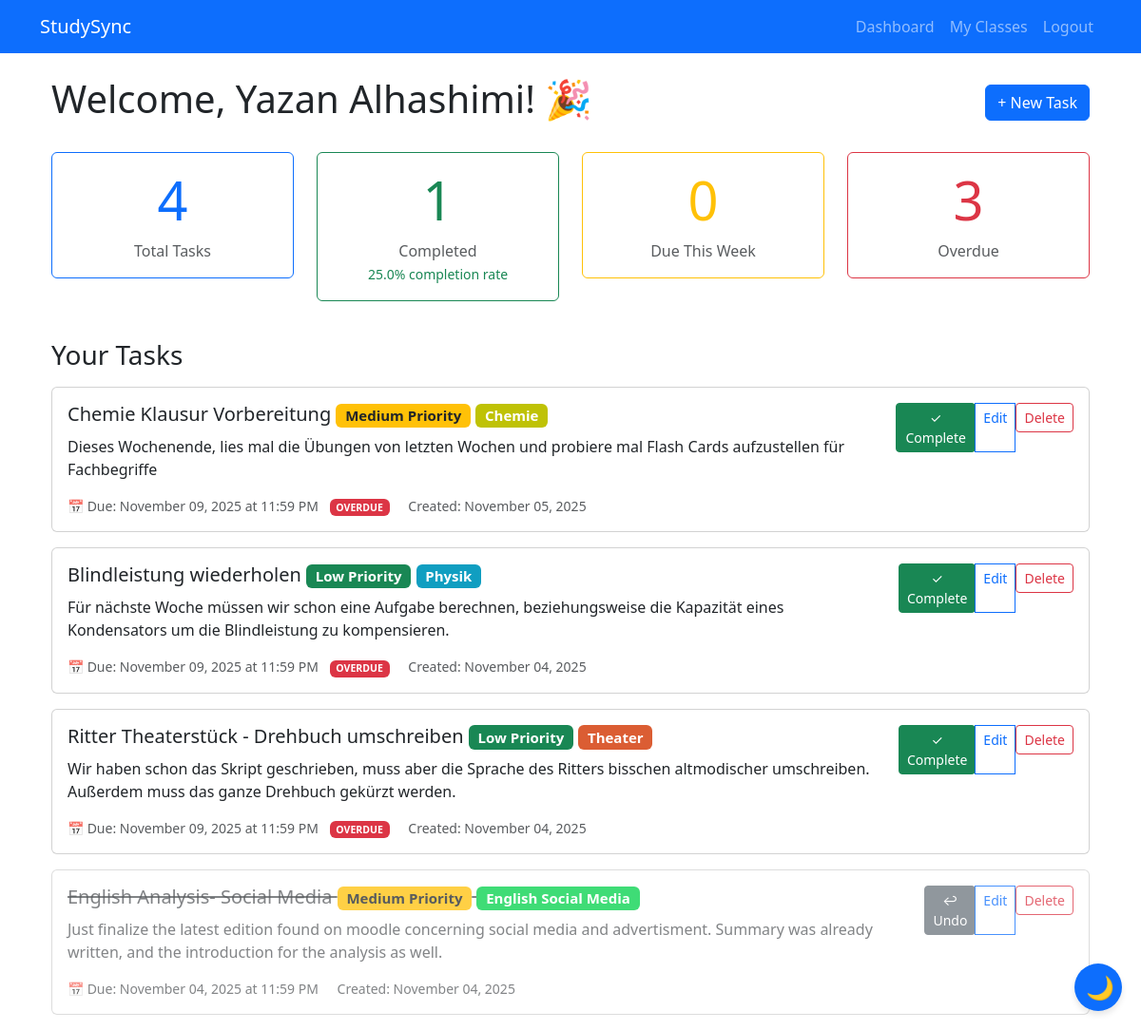
The page /dashboard (signed in) on the database its author committed.
### models.py (models this page shows, shortened)
class User(UserMixin, db.Model):
    id = db.Column(db.Integer, primary_key=True)
    username = db.Column(db.String(80), unique=True, nullable=False)
    email = db.Column(db.String(120), unique=True, nullable=False)
    password_hash = db.Column(db.String(200), nullable=False)
    created_at = db.Column(db.DateTime, default=datetime.utcnow)
    tasks = db.relationship('Task', backref='owner', lazy=True, cascade='all, delete-orphan')

class Task(db.Model):
    id = db.Column(db.Integer, primary_key=True)
    title = db.Column(db.String(200), nullable=False)
    description = db.Column(db.Text, nullable=True)
    due_date = db.Column(db.DateTime, nullable=True)
    priority = db.Column(db.String(20), default='medium')  # low, medium, high
    completed = db.Column(db.Boolean, default=False)
    created_at = db.Column(db.DateTime, default=datetime.utcnow)
    user_id = db.Column(db.Integer, db.ForeignKey('user.id'), nullable=False)
    class_id = db.Column(db.Integer, db.ForeignKey('class.id'), nullable=True)

class Class(db.Model):
    id = db.Column(db.Integer, primary_key=True)
    name = db.Column(db.String(100), nullable=False)
    code = db.Column(db.String(50))  # e.g., "PHYS 203"
    professor = db.Column(db.String(100))
    room = db.Column(db.String(50))
    color = db.Column(db.String(7), default='#3498db')  # Hex color for UI
    notes = db.Column(db.Text)
    created_at = db.Column(db.DateTime, default=datetime.utcnow)
    user_id = db.Column(db.Integer, db.ForeignKey('user.id'), nullable=False)
    links = db.relationship('ClassLink', backref='parent_class', lazy=True, cascade='all, delete-orphan')
    tasks = db.relationship('Task', backref='class', lazy=True)

### app.py (the view)
@app.route('/dashboard')
@login_required
def dashboard():
    tasks = Task.query.filter_by(user_id=current_user.id).order_by(Task.created_at.desc()).all()
    total_tasks = len(tasks)
    completed_tasks = len([t for t in tasks if t.completed])
    week_ago = datetime.utcnow() - timedelta(days=7)
    completed_this_week = len([t for t in tasks if t.completed and t.created_at >= week_ago])
    upcoming_deadline = datetime.utcnow() + timedelta(days=7)
    upcoming_tasks = [
        t for t in tasks
        if t.due_date and not t.completed
        and t.due_date <= upcoming_deadline
        and t.due_date >= datetime.utcnow()
    ]
    overdue_tasks = [
        t for t in tasks
        if t.due_date and not t.completed and t.due_date < datetime.utcnow()
    ]
    stats = {
        'total_tasks': total_tasks,
        'completed_tasks': completed_tasks,
        'completion_rate': round((completed_tasks / total_tasks * 100) if total_tasks > 0 else 0, 1),
        'completed_this_week': completed_this_week,
        'upcoming_count': len(upcoming_tasks),
        'overdue_count': len(overdue_tasks),
    }
    return render_template('dashboard.html', tasks=tasks, stats=stats, now=datetime.utcnow())

### app.py (called while the page is built)
@login_manager.user_loader
def load_user(user_id):
    return User.query.get(int(user_id))

### templates/dashboard.html (shortened to what this page needs)
{% extends "layout.html" %}
{% block content %}
    <div class="container mt-4">
        <div class="d-flex justify-content-between align-items-center mb-4">
            <h1>Welcome, {{ current_user.username }}! 🎉</h1>
            <a href="{{ url_for('new_task') }}" class="btn btn-primary">+ New Task</a>
        </div>
        <div class="row mb-4">
            <div class="col-md-3 mb-3">
                <div class="card text-center border-primary">
                    <div class="card-body">
                        <h2 class="display-4 text-primary">{{ stats.total_tasks }}</h2>
                        <p class="text-muted mb-0">Total Tasks</p>
                    </div>
                </div>
            </div>
            <div class="col-md-3 mb-3">
                <div class="card text-center border-success">
                    <div class="card-body">
                        <h2 class="display-4 text-success">{{ stats.completed_tasks }}</h2>
                        <p class="text-muted mb-0">Completed</p>
                        <small class="text-success">{{ stats.completion_rate }}% completion rate</small>
                    </div>
                </div>
            </div>
            <div class="col-md-3 mb-3">
                <div class="card text-center border-warning">
                    <div class="card-body">
                        <h2 class="display-4 text-warning">{{ stats.upcoming_count }}</h2>
                        <p class="text-muted mb-0">Due This Week</p>
                    </div>
                </div>
            </div>
            <div class="col-md-3 mb-3">
                <div class="card text-center {% if stats.overdue_count > 0 %}border-danger{% else %}border-secondary{% endif %}">
                    <div class="card-body">
                        <h2 class="display-4 {% if stats.overdue_count > 0 %}text-danger{% else %}text-secondary{% endif %}">{{ stats.overdue_count }}</h2>
                        <p class="text-muted mb-0">Overdue</p>
                    </div>
                </div>
            </div>
        </div>
        {% if tasks %}
            <div class="row">
                <div class="col-md-12">
                    <h3 class="mb-3">Your Tasks</h3>
                    {% for task in tasks %}
                        <div class="card mb-3 {% if task.completed %}opacity-75{% endif %}">
                            <div class="card-body">
                                <div class="d-flex justify-content-between align-items-start">
                                    <div class="flex-grow-1">
                                        <h5 class="card-title {% if task.completed %}text-decoration-line-through text-muted{% endif %}">
                                            {{ task.title }}
                                            {% if task.priority == 'high' %}
                                                <span class="badge bg-danger">High Priority</span>
                                            {% elif task.priority == 'medium' %}
                                                <span class="badge bg-warning text-dark">Medium Priority</span>
                                            {% else %}
                                                <span class="badge bg-success">Low Priority</span>
                                            {% endif %}
                                            {% if task.class %}
                                                <span class="badge" style="background-color: {{ task.class.color }};" >{{ task.class.name }}</span>
                                            {% endif %}
                                        </h5>
                                        {% if task.description %}
                                            <p class="card-text {% if task.completed %}text-muted{% endif %}">{{ task.description }}</p>
                                        {% endif %}
                                        <div class="text-muted small">
                                            {% if task.due_date %}
                                                <span>📅 Due: {{ task.due_date.strftime('%B %d, %Y at %I:%M %p') }}</span>
                                                {% if task.due_date < now and not task.completed %}
                                                    <span class="badge bg-danger ms-2">OVERDUE</span>
                                                {% endif %}
                                            {% endif %}
                                            <span class="ms-3">Created: {{ task.created_at.strftime('%B %d, %Y') }}</span>
                                        </div>
                                    </div>
                                    <div class="btn-group ms-3" role="group">
                                        <form method="POST" action="{{ url_for('toggle_task', task_id=task.id) }}" class="d-inline">
                                            <button type="submit" class="btn btn-sm {% if task.completed %}btn-secondary{% else %}btn-success{% endif %}">
                                                {% if task.completed %}
                                                    ↩ Undo
                                                {% else %}
                                                    ✓ Complete
                                                {% endif %}
                                            </button>
                                        </form>
                                        <a href="{{ url_for('edit_task', task_id=task.id) }}" class="btn btn-sm btn-outline-primary">Edit</a>
                                        <form method="POST" action="{{ url_for('delete_task', task_id=task.id) }}" class="d-inline" onsubmit="return confirm('Are you sure you want to delete this task?');">
                                            <button type="submit" class="btn btn-sm btn-outline-danger">Delete</button>
                                        </form>
                                    </div>
                                </div>
                            </div>
                        </div>
                    {% endfor %}
                </div>
            </div>
        {% else %}
            <div class="alert alert-info">
                <h4>No tasks yet!</h4>
                <p>Get started by creating your first task.</p>
                <a href="{{ url_for('new_task') }}" class="btn btn-primary">Create Your First Task</a>
            </div>
        {% endif %}
    </div>
{% endblock %}

### templates/layout.html (shortened to what this page needs)
<!DOCTYPE html>
<html lang="en" data-bs-theme="light">
<head>
    <link href="https://cdn.jsdelivr.net/npm/bootstrap@5.3.0/dist/css/bootstrap.min.css" rel="stylesheet">
</head>
<body>
    <nav class="navbar navbar-expand-lg navbar-dark bg-primary">
        <div class="container">
            <a class="navbar-brand" href="{{ url_for('index') }}">StudySync</a>
            <div class="collapse navbar-collapse" id="navbarNav">
                <ul class="navbar-nav ms-auto">
                    {% if current_user.is_authenticated %}
                        <li class="nav-item">
                            <a class="nav-link" href="{{ url_for('dashboard') }}">Dashboard</a>
                        </li>
                        <li class="nav-item">
                            <a class="nav-link" href="{{ url_for('classes') }}">My Classes</a>
                        </li>
                        <li class="nav-item">
                            <a class="nav-link" href="{{ url_for('logout') }}">Logout</a>
                        </li>
                    {% endif %}
                </ul>
            </div>
        </div>
    </nav>
    <div class="container mt-4">
        {% block content %}{% endblock %}
    </div>
    <button class="theme-toggle btn btn-primary" id="themeToggle" title="Toggle Dark/Light Mode">
    </button>
</body>
</html>

### templates/layout.html (style rules this page uses)
* { transition: background-color 0.3s ease, color 0.3s ease; }
.theme-toggle { position: fixed; bottom: 20px; right: 20px; z-index: 1000; width: 50px; height: 50px; border-radius: 50%; border: none; font-size: 1.5rem; box-shadow: 0 4px 6px rgba(0,0,0,0.1); cursor: pointer; }

### rows shown on the page
User: username "Yazan Alhashimi"
Task: title "Chemie Klausur Vorbereitung", priority "Medium Priority", class.name "Chemie", description "Dieses Wochenende, lies mal die Übungen von letzten Wochen und probiere mal Flash Cards aufzustellen für Fachbegriffe", due_date "November 09, 2025 at 11:59 PM", completed "OVERDUE", created_at "November 05, 2025"
Task: title "Blindleistung wiederholen", priority "Low Priority", class.name "Physik", description "Für nächste Woche müssen wir schon eine Aufgabe berechnen, beziehungsweise die Kapazität eines Kondensators um die Blindleistung zu kompensieren.", due_date "November 09, 2025 at 11:59 PM", completed "OVERDUE", created_at "November 04, 2025"
Task: title "Ritter Theaterstück - Drehbuch umschreiben", priority "Low Priority", class.name "Theater", description "Wir haben schon das Skript geschrieben, muss aber die Sprache des Ritters bisschen altmodischer umschreiben. Außerdem muss das ganze Drehbuch gekürzt werden.", due_date "November 09, 2025 at 11:59 PM", completed "OVERDUE", created_at "November 04, 2025"
Task: title "English Analysis- Social Media", priority "Medium Priority", class.name "English Social Media", description "Just finalize the latest edition found on moodle concerning social media and advertisment. Summary was already written, and the introduction for the analysis as well.", due_date "November 04, 2025 at 11:59 PM", created_at "November 04, 2025", completed "↩ Undo"

### other values the page prints
{{ stats.total_tasks }} "4"
{{ stats.completed_tasks }} "1"
{{ stats.completion_rate }} "25.0"
{{ stats.upcoming_count }} "0"
{{ stats.overdue_count }} "3"
